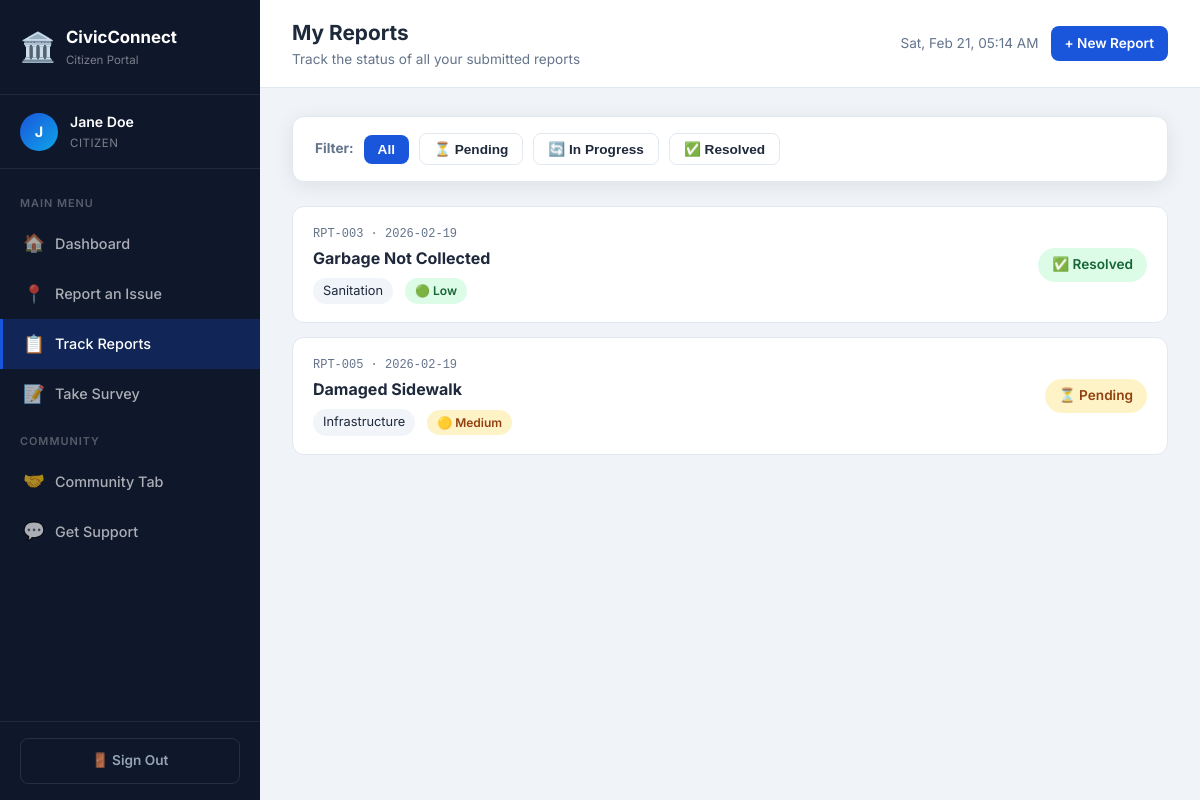
Page /citizen/track (signed in) on the committed database.
### tables this page shows
CREATE TABLE reports (
            id INTEGER PRIMARY KEY AUTOINCREMENT,
            report_id TEXT UNIQUE NOT NULL,
            user_id INTEGER NOT NULL,
            title TEXT NOT NULL,
            category TEXT NOT NULL,
            description TEXT NOT NULL,
            location_address TEXT,
            latitude REAL,
            longitude REAL,
            image_path TEXT,
            status TEXT DEFAULT 'Pending',
            severity TEXT DEFAULT 'Medium',
            admin_notes TEXT,
            label TEXT,
            created_at TIMESTAMP DEFAULT CURRENT_TIMESTAMP,
            updated_at TIMESTAMP DEFAULT CURRENT_TIMESTAMP, image_hash TEXT, source TEXT DEFAULT 'citizen', satellite_confirmed INTEGER DEFAULT 0, satellite_scan_id INTEGER,
            FOREIGN KEY (user_id) REFERENCES users(id)
        );

### app.py (the view)
@app.route('/citizen/track')
@citizen_required
def track_reports():
    db = get_db()
    reports = db.execute('SELECT * FROM reports WHERE user_id=? ORDER BY created_at DESC',
                         (session['user_id'],)).fetchall()
    db.close()
    return render_template('citizen/track_reports.html', reports=reports)

### app.py (called while the page is built)
def get_db():
    db = sqlite3.connect('civic_connect.db')
    db.row_factory = sqlite3.Row
    return db

def citizen_required(f):
    @wraps(f)
    def decorated(*args, **kwargs):
        if 'user_id' not in session or session.get('role') != 'citizen':
            return redirect(url_for('login'))
        return f(*args, **kwargs)
    return decorated

### templates/citizen/track_reports.html (shortened to what this page needs)
{% extends "citizen/base_citizen.html" %}
{% block page_title %}My Reports{% endblock %}
{% block page_sub %}Track the status of all your submitted reports{% endblock %}
{% block content %}
<div class="card mb-6">
  <div class="card-body" style="padding:16px 22px">
    <div style="display:flex;gap:10px;flex-wrap:wrap;align-items:center">
      <span class="text-sm fw-700" style="color:#64748b">Filter:</span>
      <button class="btn btn-sm btn-primary filter-btn" onclick="filterReports('all',this)">All</button>
      <button class="btn btn-sm btn-outline filter-btn" onclick="filterReports('Pending',this)">⏳ Pending</button>
      <button class="btn btn-sm btn-outline filter-btn" onclick="filterReports('In Progress',this)">🔄 In Progress</button>
      <button class="btn btn-sm btn-outline filter-btn" onclick="filterReports('Resolved',this)">✅ Resolved</button>
    </div>
  </div>
</div>
{% if reports %}
<div id="reportsList">
  {% for r in reports %}
  <div class="report-card" data-status="{{ r['status'] }}" onclick="toggleDetail('d{{ r['id'] }}')">
    <div>
      <div class="rc-id">{{ r['report_id'] }} · {{ r['created_at'][:10] }}</div>
      <div class="rc-title">{{ r['title'] }}</div>
      <div class="rc-meta">
        <span class="rc-cat">{{ r['category'] }}</span>
        {% set sev=r['severity'] %}<span class="badge badge-{{ sev.lower() }}">{% if sev=='Critical' %}🔴{% elif sev=='High' %}🟠{% elif sev=='Medium' %}🟡{% else %}🟢{% endif %} {{ sev }}</span>
      </div>
    </div>
    <div class="rc-right">
      {% set st=r['status'] %}<span class="badge badge-{{ 'progress' if st=='In Progress' else st.lower() }}" style="font-size:.85rem;padding:6px 14px">{% if st=='Pending' %}⏳{% elif st=='In Progress' %}🔄{% elif st=='Resolved' %}✅{% else %}❌{% endif %} {{ st }}</span>
    </div>
  </div>
  {% endfor %}
</div>
{% endif %}
{% endblock %}

### static/css/style.css (style rules this page uses)
:root { --primary: #1a56db; --primary-d: #1340b0; --accent: #0ea5e9; --success: #16a34a; --warning: #d97706; --danger: #dc2626; --info: #0891b2; --bg: #f0f4f8; --sidebar: #0f172a; --sidebar-w: 260px; --card: #ffffff; --text: #1e293b; --text-muted:#64748b; --border: #e2e8f0; --radius: 12px; --shadow: 0 4px 20px rgba(0,0,0,.08); --transition:.25s ease; }
* { box-sizing: border-box; margin: 0; padding: 0; }
body { font-family: 'Inter', 'Segoe UI', system-ui, sans-serif; background: var(--bg); color: var(--text); line-height: 1.6; }
.btn { display: inline-flex; align-items: center; justify-content: center; gap: 8px; padding: 11px 22px; border-radius: 8px; border: none; cursor: pointer; font-weight: 600; font-size: .95rem; transition: var(--transition); text-decoration: none; }
.btn-primary { background: var(--primary); color: #fff; }
.btn-outline { background: transparent; border: 1.5px solid var(--border); color: var(--text); }
.btn-sm { padding: 7px 14px; font-size: .85rem; }
.card { background: var(--card); border-radius: var(--radius); box-shadow: var(--shadow); border: 1px solid var(--border); }
.card-body { padding: 20px 22px; }
.badge { display: inline-flex; align-items: center; padding: 3px 10px; border-radius: 99px; font-size: .75rem; font-weight: 600; gap: 4px; }
.badge-pending { background: #fef3c7; color: #92400e; }
.badge-resolved { background: #dcfce7; color: #166534; }
.badge-medium { background: #fef3c7; color: #92400e; }
.badge-low { background: #dcfce7; color: #166534; }
.report-card { background: #fff; border: 1px solid var(--border); border-radius: var(--radius); padding: 18px 20px; margin-bottom: 14px; transition: var(--transition); display: grid; grid-template-columns: 1fr auto; gap: 14px; align-items: center; }
.rc-id { font-size: .75rem; color: var(--text-muted); font-family: monospace; }
.rc-title { font-weight: 700; margin: 2px 0 6px; }
.rc-meta { display: flex; gap: 12px; flex-wrap: wrap; align-items: center; }
.rc-cat { font-size: .8rem; background: #f1f5f9; padding: 3px 10px; border-radius: 99px; }
.rc-right { text-align: right; display: flex; flex-direction: column; gap: 8px; align-items: flex-end; }
.mb-6 { margin-bottom: 24px; }
.text-sm { font-size: .85rem; }
.fw-700 { font-weight: 700; }

### rows in the picture
reports: report_id "RPT-003", created_at "2026-02-19", title "Garbage Not Collected", category "Sanitation", severity "Low", status "Resolved"
reports: report_id "RPT-005", created_at "2026-02-19", title "Damaged Sidewalk", category "Infrastructure", severity "Medium", status "Pending"

### other values in the picture
{{ session.full_name[0].upper() if session.full_name else 'C' }} "J"
{{ session.full_name or session.username }} "Jane Doe"
